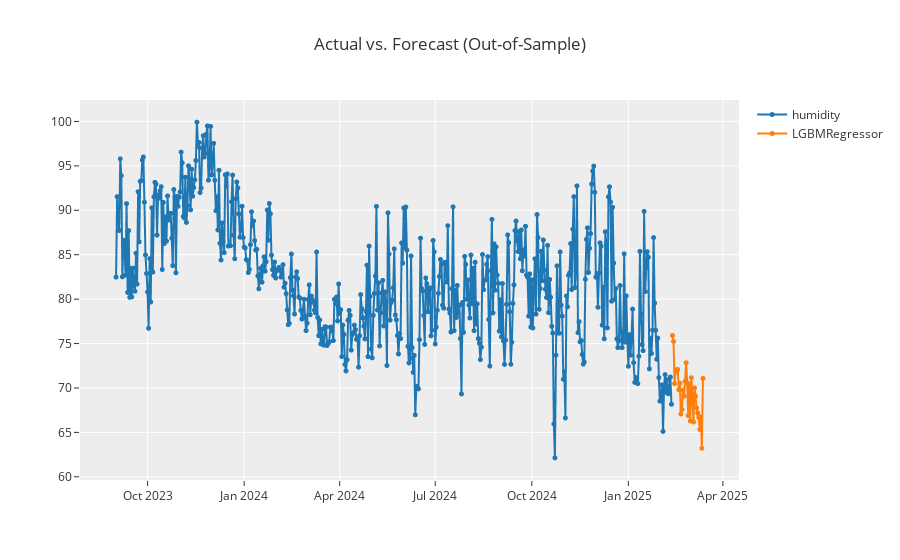

Write notebook code for a chart like this one.
### Code cell
plot_model(final_best, plot = 'forecast')

### Figure 1 — Plotly figure (JSON) as saved in the notebook; plotly's stock layout.template omitted (floating-point values rounded to 4 significant figures; data arrays with more than 128 entries replaced by an {"elided": "..."} marker saying what was removed)
{"data": [{"line": {"color": "rgb(31, 119, 180)", "width": 2}, "marker": {"color": "rgb(31, 119, 180)", "size": 5}, "mode": "lines+markers", "name": "humidity", "type": "scattergl", "x": {"elided": "560 str values"}, "xaxis": "x", "y": {"elided": "560 float values"}, "yaxis": "y"}, {"line": {"color": "rgb(255, 127, 14)", "width": 2}, "marker": {"color": "rgb(255, 127, 14)", "size": 5}, "mode": "lines+markers", "name": "LGBMRegressor", "type": "scattergl", "x": {"elided": "560 str values"}, "xaxis": "x", "y": {"elided": "560 float values"}, "yaxis": "y"}], "layout": {"showlegend": true, "title": {"text": "Actual vs. Forecast (Out-of-Sample)"}, "xaxis": {"anchor": "y", "domain": [0, 1]}, "yaxis": {"anchor": "x", "domain": [0, 1]}}}
